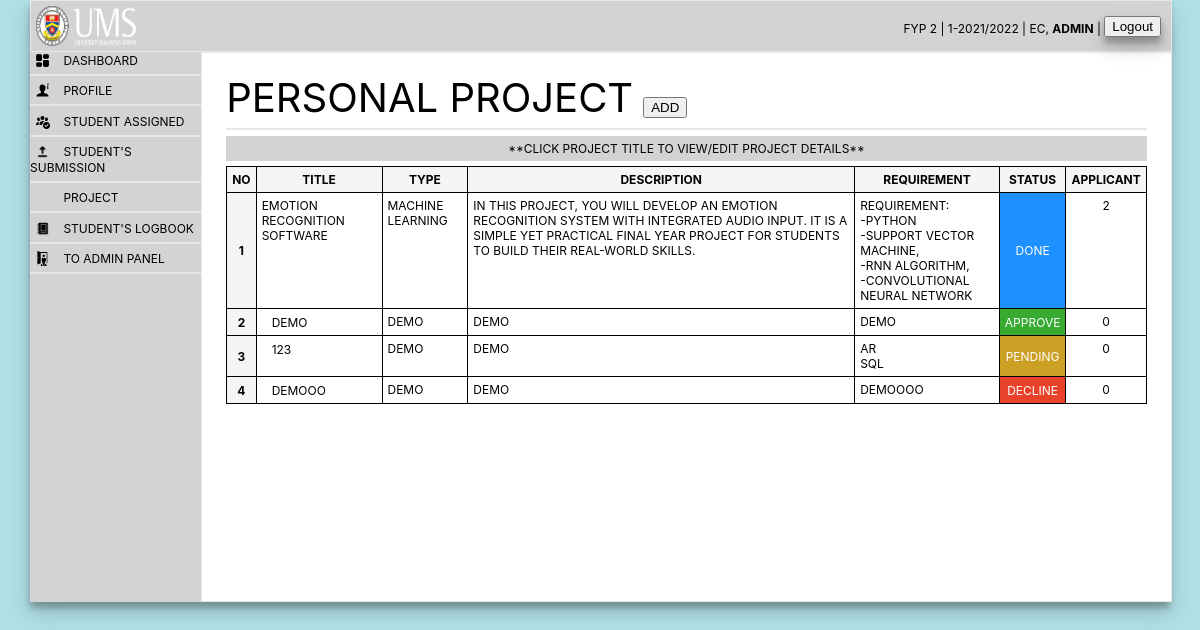
Screenshot of /Lecturer/lecturer.php?view=svproject (signed in) with the database file from the repository.
### tables this page shows
CREATE TABLE `svproject` (
  `id` int(11) NOT NULL,
  `title` varchar(200) DEFAULT NULL,
  `description` varchar(500) DEFAULT NULL,
  `type` varchar(50) DEFAULT NULL,
  `requirement` varchar(500) DEFAULT NULL,
  `svid` varchar(25) DEFAULT NULL,
  `stud1` varchar(20) DEFAULT NULL,
  `stud2` varchar(20) DEFAULT NULL,
  `stud3` varchar(20) DEFAULT NULL,
  `status` varchar(15) NOT NULL DEFAULT 'Pending',
  `total_applicant` int(10) DEFAULT NULL
);

### Lecturer/project_by_sv.php (the view, shortened to what this page needs)
<?php include_once '../includes/config.php';
$id = $_SESSION['user'];
$sqlC = mysqli_query($conn,"Select * from lecturer where lectID = '$id'");
$d = mysqli_fetch_assoc($sqlC);
$loadStat = $d['workload_status'];
?>
<!DOCTYPE html>
<html lang="en">
<head>
</head>
<body>
	<div class="MainCont">
		<label>Personal Project</label><button <?php
		if($loadStat == 'Ongoing'){
		echo "";
		}else{
			echo "disabled";
		}
		?> onclick='window.location.href="lecturer.php?view=add_svproject"'>
			<?php
		if($loadStat == 'Ongoing'){
		echo "ADD";
		}else{
			echo "FULL";
		}
		?>
		</button>
		<hr>
		<div class="remind">**Click project title to view/edit project details**</div>
		<div class="listCont">
			<table>
				<tr>
					<th>No</th>
					<th>Title</th>
					<th>Type</th>
					<th>Description</th>
					<th>Requirement</th>
					<th>Status</th>
					<th>Applicant</th>
				</tr>
				<?php
						$x = 0;
					$sql = mysqli_query($conn,"Select * from svproject where svid = '$id' ORDER BY
  CASE
    WHEN status LIKE '%Done%'  THEN 1
    WHEN status LIKE '%Approve%'  THEN 2
	 WHEN status LIKE '%Pending%'  THEN 3
    ELSE 4
  END");
					if($loadStat == 'Full'){
						echo "</table><a style=\"color:red\">Workload is Full. Cannot Add new Project</a>";
					}
					else if(mysqli_num_rows($sql) ==0){
						echo "</table><a style=\"color:red\">No Personal Project Requested.</a>";
					}else{
					while($row = mysqli_fetch_assoc($sql)){
						$pid = $row['id'];
					?>
				<tr>
					<th><?php echo ++$x ?></th>
					<td><?php
						if($row['status'] === "Done"){
							echo $row['title'];
						}else{
						echo "<a href=\"?id={$pid}&view=view_svproject\">".$row['title']."</a>";} ?></td>
					<td><?php echo $row['type'] ?></td>
					<td><?php echo nl2br($row['description']) ?></td>
					<td><?php echo nl2br($row['requirement']) ?></td>
					<?php if ($row['status'] === "Pending"){
						echo "<td id='pending'>".$row['status'];
					} else if($row['status'] === "Approve"){
						echo "<td id='approve'>".$row['status'];
					} else if($row['status'] === "Done"){
						echo "<td id='done'>".$row['status'];
					} else{
						echo "<td id='decline'>".$row['status'];
					}
					$sql2 = mysqli_query($conn,"Select * from application where svProjectID = '$pid'");
						$d = mysqli_num_rows($sql2);
					?>
					<td>
						<center><?php echo $d?></center>
					</td>
				</tr>
				<?php }}	?>
			</table>
		</div>
	</div>
</body>
</html>

### Lecturer/css/lect_panel.css (style rules this page uses)
body { max-width: 95%; margin: 0 auto; font-family: 'Inter'; background-color: powderblue; vertical-align: middle; text-transform: uppercase; box-shadow: rgba(0, 0, 0, 0.19) 0px 10px 20px, rgba(0, 0, 0, 0.23) 0px 6px 6px; }
@media screen and (max-width: 1600px) { body { font-size: 12px; } }

### Lecturer/css/left-p.css (style rules this page uses)
a { text-decoration: none; color: black; margin-left: 10px; width: inherit; vertical-align: middle; }
hr { border: 1px solid #e7e7e7; }

### Lecturer/project_by_sv.php (style rules this page uses)
.MainCont { width: 95%; margin: 0 auto; margin-top: 20px; }
label { font-size: 40px; }
.listCont { width: 100%; }
table, tr, th, td { border: 1px solid black; border-collapse: collapse; }
table { width: 100%; }
button { margin-left: 10px; }
th { padding: 5px; background-color: whitesmoke; }
td { padding: 5px; vertical-align: text-top; }
#pending { background-color: #cc9f25; color: white; vertical-align: middle; text-align: center; }
#decline { background-color: #e8432a; color: white; vertical-align: middle; text-align: center; }
#approve { background-color: #38ab32; color: white; vertical-align: middle; text-align: center; }
#done { background-color: dodgerblue; color: white; vertical-align: middle; text-align: center; }
.remind { text-align: center; background-color: lightgrey; width: 100%; margin-bottom: 5px; padding: 5px 0 5px 0; }

### rows the page displays
svproject: title "EMOTION RECOGNITION SOFTWARE", type "MACHINE LEARNING", description "IN THIS PROJECT, YOU WILL DEVELOP AN EMOTION RECOGNITION SYSTEM WITH INTEGRATED AUDIO INPUT. IT IS A SIMPLE YET PRACTICAL FINAL YEAR PROJECT FOR STUDENTS TO BUILD THEIR REAL-WORLD SKILLS.", requirement "REQUIREMENT: -PYTHON -SUPPORT VECTOR MACHINE, -RNN ALGORITHM, -CONVOLUTIONAL NEURAL NETWORK", status "DONE", d "2"
svproject: title "DEMO", type "DEMO", description "DEMO", requirement "DEMO", status "APPROVE", d "0"
svproject: title "123", type "DEMO", description "DEMO", requirement "AR SQL", status "PENDING", d "0"
svproject: title "DEMOOO", type "DEMO", description "DEMO", requirement "DEMOOOO", status "DECLINE", d "0"

### other values shown
$sType "FYP 2"
$sYear "1-2021/2022"
$sLectName "EC"
$sUser "ADMIN"
